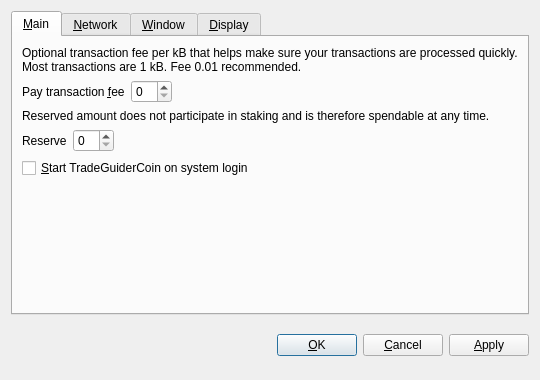
<?xml version="1.0" encoding="UTF-8"?>
<ui version="4.0">
 <class>OptionsDialog</class>
 <widget class="QDialog" name="OptionsDialog">
  <property name="geometry">
   <rect>
    <x>0</x>
    <y>0</y>
    <width>540</width>
    <height>380</height>
   </rect>
  </property>
  <property name="windowTitle">
   <string>Options</string>
  </property>
  <property name="modal">
   <bool>true</bool>
  </property>
  <layout class="QVBoxLayout" name="verticalLayout">
   <item>
    <widget class="QTabWidget" name="tabWidget">
     <property name="tabPosition">
      <enum>QTabWidget::North</enum>
     </property>
     <property name="currentIndex">
      <number>0</number>
     </property>
     <widget class="QWidget" name="tabMain">
      <attribute name="title">
       <string>&amp;Main</string>
      </attribute>
      <layout class="QVBoxLayout" name="verticalLayout_Main">
       <item>
        <widget class="QLabel" name="transactionFeeInfoLabel">
         <property name="text">
          <string>Optional transaction fee per kB that helps make sure your transactions are processed quickly. Most transactions are 1 kB. Fee 0.01 recommended.</string>
         </property>
         <property name="textFormat">
          <enum>Qt::PlainText</enum>
         </property>
         <property name="wordWrap">
          <bool>true</bool>
         </property>
        </widget>
       </item>
       <item>
        <layout class="QHBoxLayout" name="horizontalLayoutFee">
         <item>
          <widget class="QLabel" name="transactionFeeLabel">
           <property name="text">
            <string>Pay transaction &amp;fee</string>
           </property>
           <property name="textFormat">
            <enum>Qt::PlainText</enum>
           </property>
           <property name="buddy">
            <cstring>transactionFee</cstring>
           </property>
          </widget>
         </item>
         <item>
          <widget class="BitcoinAmountField" name="transactionFee"/>
         </item>
         <item>
          <spacer name="horizontalSpacerFee">
           <property name="orientation">
            <enum>Qt::Horizontal</enum>
           </property>
           <property name="sizeHint" stdset="0">
            <size>
             <width>40</width>
             <height>20</height>
            </size>
           </property>
          </spacer>
         </item>
        </layout>
       </item>
       <item>
        <widget class="QLabel" name="reserveBalanceInfoLabel">
         <property name="text">
          <string>Reserved amount does not participate in staking and is therefore spendable at any time.</string>
         </property>
         <property name="textFormat">
          <enum>Qt::PlainText</enum>
         </property>
         <property name="wordWrap">
          <bool>true</bool>
         </property>
        </widget>
       </item>
       <item>
        <layout class="QHBoxLayout" name="horizontalLayoutReserveBalance">
         <item>
          <widget class="QLabel" name="reserveBalanceLabel">
           <property name="text">
            <string>Reserve</string>
           </property>
           <property name="textFormat">
            <enum>Qt::PlainText</enum>
           </property>
           <property name="buddy">
            <cstring>reserveBalance</cstring>
           </property>
          </widget>
         </item>
         <item>
          <widget class="BitcoinAmountField" name="reserveBalance"/>
         </item>
         <item>
          <spacer name="horizontalSpacerReserveBalance">
           <property name="orientation">
            <enum>Qt::Horizontal</enum>
           </property>
           <property name="sizeHint" stdset="0">
            <size>
             <width>40</width>
             <height>20</height>
            </size>
           </property>
          </spacer>
         </item>
        </layout>
       </item>
       <item>
        <widget class="QCheckBox" name="bitcoinAtStartup">
         <property name="toolTip">
          <string>Automatically start TradeGuiderCoin after logging in to the system.</string>
         </property>
         <property name="text">
          <string>&amp;Start TradeGuiderCoin on system login</string>
         </property>
        </widget>
       </item>
       <item>
        <spacer name="verticalSpacer_Main">
         <property name="orientation">
          <enum>Qt::Vertical</enum>
         </property>
         <property name="sizeHint" stdset="0">
          <size>
           <width>20</width>
           <height>40</height>
          </size>
         </property>
        </spacer>
       </item>
      </layout>
     </widget>
     <widget class="QWidget" name="tabNetwork">
      <attribute name="title">
       <string>&amp;Network</string>
      </attribute>
      <layout class="QVBoxLayout" name="verticalLayout_Network">
       <item>
        <widget class="QCheckBox" name="mapPortUpnp">
         <property name="toolTip">
          <string>Automatically open the TradeGuiderCoin client port on the router. This only works when your router supports UPnP and it is enabled.</string>
         </property>
         <property name="text">
          <string>Map port using &amp;UPnP</string>
         </property>
        </widget>
       </item>
       <item>
        <widget class="QCheckBox" name="connectSocks">
         <property name="toolTip">
          <string>Connect to the TradeGuiderCoin network through a SOCKS proxy (e.g. when connecting through Tor).</string>
         </property>
         <property name="text">
          <string>&amp;Connect through SOCKS proxy:</string>
         </property>
        </widget>
       </item>
       <item>
        <layout class="QHBoxLayout" name="horizontalLayout_Network">
         <item>
          <widget class="QLabel" name="proxyIpLabel">
           <property name="text">
            <string>Proxy &amp;IP:</string>
           </property>
           <property name="textFormat">
            <enum>Qt::PlainText</enum>
           </property>
           <property name="buddy">
            <cstring>proxyIp</cstring>
           </property>
          </widget>
         </item>
         <item>
          <widget class="QValidatedLineEdit" name="proxyIp">
           <property name="maximumSize">
            <size>
             <width>140</width>
             <height>16777215</height>
            </size>
           </property>
           <property name="toolTip">
            <string>IP address of the proxy (e.g. 127.0.0.1)</string>
           </property>
          </widget>
         </item>
         <item>
          <widget class="QLabel" name="proxyPortLabel">
           <property name="text">
            <string>&amp;Port:</string>
           </property>
           <property name="textFormat">
            <enum>Qt::PlainText</enum>
           </property>
           <property name="buddy">
            <cstring>proxyPort</cstring>
           </property>
          </widget>
         </item>
         <item>
          <widget class="QLineEdit" name="proxyPort">
           <property name="maximumSize">
            <size>
             <width>55</width>
             <height>16777215</height>
            </size>
           </property>
           <property name="toolTip">
            <string>Port of the proxy (e.g. 9050)</string>
           </property>
          </widget>
         </item>
         <item>
          <widget class="QLabel" name="socksVersionLabel">
           <property name="text">
            <string>SOCKS &amp;Version:</string>
           </property>
           <property name="textFormat">
            <enum>Qt::PlainText</enum>
           </property>
           <property name="buddy">
            <cstring>socksVersion</cstring>
           </property>
          </widget>
         </item>
         <item>
          <widget class="QValueComboBox" name="socksVersion">
           <property name="toolTip">
            <string>SOCKS version of the proxy (e.g. 5)</string>
           </property>
          </widget>
         </item>
         <item>
          <spacer name="horizontalSpacer_Network">
           <property name="orientation">
            <enum>Qt::Horizontal</enum>
           </property>
           <property name="sizeHint" stdset="0">
            <size>
             <width>40</width>
             <height>20</height>
            </size>
           </property>
          </spacer>
         </item>
        </layout>
       </item>
       <item>
        <spacer name="verticalSpacer_Network">
         <property name="orientation">
          <enum>Qt::Vertical</enum>
         </property>
         <property name="sizeHint" stdset="0">
          <size>
           <width>20</width>
           <height>40</height>
          </size>
         </property>
        </spacer>
       </item>
      </layout>
     </widget>
     <widget class="QWidget" name="tabWindow">
      <attribute name="title">
       <string>&amp;Window</string>
      </attribute>
      <layout class="QVBoxLayout" name="verticalLayout_Window">
       <item>
        <widget class="QCheckBox" name="minimizeToTray">
         <property name="toolTip">
          <string>Show only a tray icon after minimizing the window.</string>
         </property>
         <property name="text">
          <string>&amp;Minimize to the tray instead of the taskbar</string>
         </property>
        </widget>
       </item>
       <item>
        <widget class="QCheckBox" name="minimizeOnClose">
         <property name="toolTip">
          <string>Minimize instead of exit the application when the window is closed. When this option is enabled, the application will be closed only after selecting Quit in the menu.</string>
         </property>
         <property name="text">
          <string>M&amp;inimize on close</string>
         </property>
        </widget>
       </item>
       <item>
        <spacer name="verticalSpacer_Window">
         <property name="orientation">
          <enum>Qt::Vertical</enum>
         </property>
         <property name="sizeHint" stdset="0">
          <size>
           <width>20</width>
           <height>40</height>
          </size>
         </property>
        </spacer>
       </item>
      </layout>
     </widget>
     <widget class="QWidget" name="tabDisplay">
      <attribute name="title">
       <string>&amp;Display</string>
      </attribute>
      <layout class="QVBoxLayout" name="verticalLayout_Display">
       <item>
        <layout class="QHBoxLayout" name="horizontalLayout_1_Display">
         <item>
          <widget class="QLabel" name="langLabel">
           <property name="text">
            <string>User Interface &amp;language:</string>
           </property>
           <property name="textFormat">
            <enum>Qt::PlainText</enum>
           </property>
           <property name="buddy">
            <cstring>lang</cstring>
           </property>
          </widget>
         </item>
         <item>
          <widget class="QValueComboBox" name="lang">
           <property name="toolTip">
            <string>The user interface language can be set here. This setting will take effect after restarting TradeGuiderCoin.</string>
           </property>
          </widget>
         </item>
        </layout>
       </item>
       <item>
        <layout class="QHBoxLayout" name="horizontalLayout_2_Display">
         <item>
          <widget class="QLabel" name="unitLabel">
           <property name="text">
            <string>&amp;Unit to show amounts in:</string>
           </property>
           <property name="textFormat">
            <enum>Qt::PlainText</enum>
           </property>
           <property name="buddy">
            <cstring>unit</cstring>
           </property>
          </widget>
         </item>
         <item>
          <widget class="QValueComboBox" name="unit">
           <property name="toolTip">
            <string>Choose the default subdivision unit to show in the interface and when sending coins.</string>
           </property>
          </widget>
         </item>
        </layout>
       </item>
       <item>
        <widget class="QCheckBox" name="displayAddresses">
         <property name="toolTip">
          <string>Whether to show TradeGuiderCoin addresses in the transaction list or not.</string>
         </property>
         <property name="text">
          <string>&amp;Display addresses in transaction list</string>
         </property>
        </widget>
       </item>
       <item>
        <widget class="QCheckBox" name="coinControlFeatures">
         <property name="toolTip">
          <string>Whether to show coin control features or not.</string>
         </property>
         <property name="text">
          <string>Display coin &amp;control features (experts only!)</string>
         </property>
        </widget>
       </item>
       <item>
        <spacer name="verticalSpacer_Display">
         <property name="orientation">
          <enum>Qt::Vertical</enum>
         </property>
         <property name="sizeHint" stdset="0">
          <size>
           <width>20</width>
           <height>40</height>
          </size>
         </property>
        </spacer>
       </item>
      </layout>
     </widget>
    </widget>
   </item>
   <item>
    <layout class="QHBoxLayout" name="horizontalLayout_Buttons">
     <item>
      <spacer name="horizontalSpacer_1">
       <property name="orientation">
        <enum>Qt::Horizontal</enum>
       </property>
       <property name="sizeHint" stdset="0">
        <size>
         <width>40</width>
         <height>48</height>
        </size>
       </property>
      </spacer>
     </item>
     <item>
      <widget class="QLabel" name="statusLabel">
       <property name="font">
        <font>
         <weight>75</weight>
         <bold>true</bold>
        </font>
       </property>
       <property name="text">
        <string/>
       </property>
       <property name="textFormat">
        <enum>Qt::PlainText</enum>
       </property>
       <property name="wordWrap">
        <bool>true</bool>
       </property>
      </widget>
     </item>
     <item>
      <spacer name="horizontalSpacer_2">
       <property name="orientation">
        <enum>Qt::Horizontal</enum>
       </property>
       <property name="sizeHint" stdset="0">
        <size>
         <width>40</width>
         <height>48</height>
        </size>
       </property>
      </spacer>
     </item>
     <item>
      <widget class="QPushButton" name="okButton">
       <property name="text">
        <string>&amp;OK</string>
       </property>
      </widget>
     </item>
     <item>
      <widget class="QPushButton" name="cancelButton">
       <property name="text">
        <string>&amp;Cancel</string>
       </property>
       <property name="autoDefault">
        <bool>false</bool>
       </property>
      </widget>
     </item>
     <item>
      <widget class="QPushButton" name="applyButton">
       <property name="text">
        <string>&amp;Apply</string>
       </property>
       <property name="autoDefault">
        <bool>false</bool>
       </property>
      </widget>
     </item>
    </layout>
   </item>
  </layout>
 </widget>
 <customwidgets>
  <customwidget>
   <class>BitcoinAmountField</class>
   <extends>QSpinBox</extends>
   <header>bitcoinamountfield.h</header>
  </customwidget>
  <customwidget>
   <class>QValueComboBox</class>
   <extends>QComboBox</extends>
   <header>qvaluecombobox.h</header>
  </customwidget>
  <customwidget>
   <class>QValidatedLineEdit</class>
   <extends>QLineEdit</extends>
   <header>qvalidatedlineedit.h</header>
  </customwidget>
 </customwidgets>
 <resources/>
 <connections/>
</ui>
